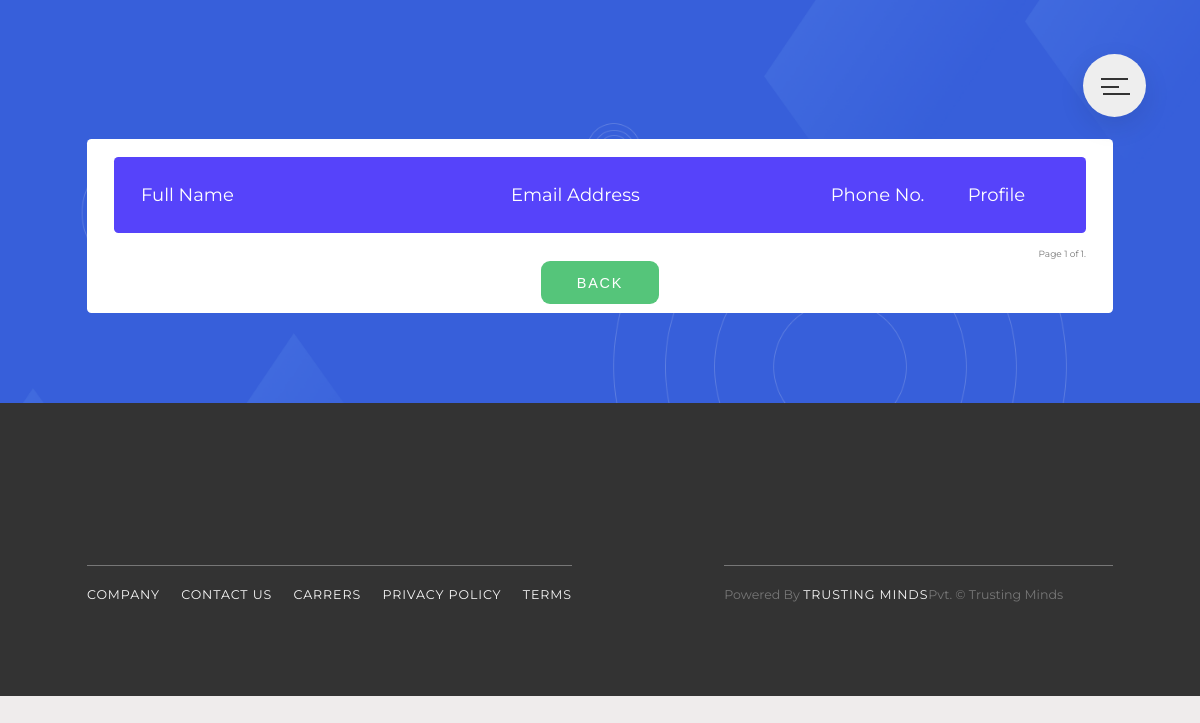
The app's page /all-patient (signed in), older data.
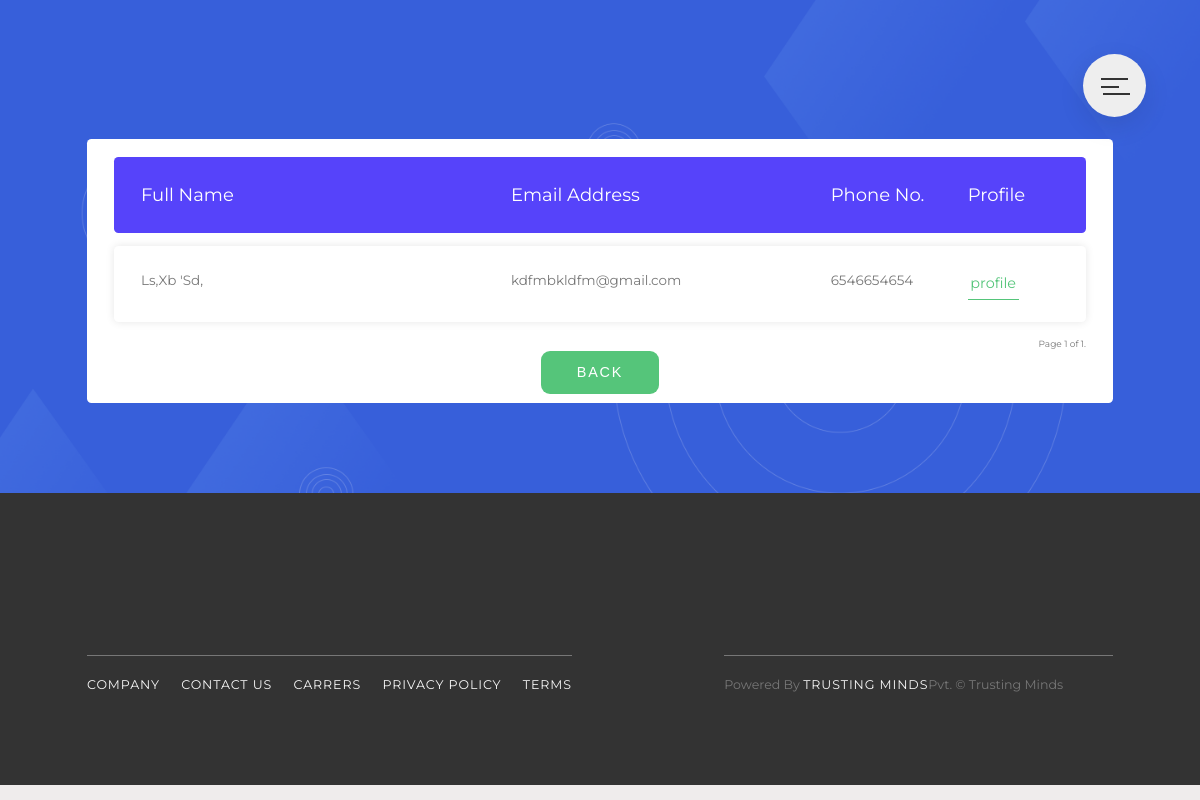
The same page, newer data.
### patient/models.py (models this page shows, shortened)
class Patient(models.Model):
    first_name = models.CharField(max_length=55, blank=False, null=False)
    last_name = models.CharField(max_length=55, blank=False, null=False)
    email = models.EmailField(max_length=255, blank=False, null=False, unique=True)
    address = models.TextField(max_length=255, blank=True, null=True)
    postal_zip = models.IntegerField(max_length=255, blank=True, null=True)
    city = models.CharField(max_length=255, blank=True, null=True)
    country = models.CharField(max_length=255, blank=True, null=True)
    phone_number = models.IntegerField(max_length=17, blank=True, null=True) # mobile
    alternate_number = models.IntegerField(max_length=17, blank=True, null=True) # alternate

### patient/views.py (the view)
# urls.py: path('all-patient', PatientListView.as_view(), name='patient-list-view'),
class PatientListView(LoginRequiredMixin, ListView):
    model = Patient
    template_name = 'patient/patient_list_view.html'
    paginate_by = 5
    context_object_name = 'patient_list'

### patient/templates/patient/patient_list_view.html (shortened to what this page needs)
{%  extends 'patient/base2.html' %}
{% load static %}
{% load widget_tweaks %}
{% block content %}
<section class="section-form__apt">
      <div class="section-form-heading__apt GB">
        <h1 class="heading-secondary u-margin-top-big u-margin-bottom-small">
        </h1>
      </div>
      <div class="container__apt u-margin-bottom-big GB">
        <ul class="responsive-table__apt GB">
          <li class="table-header__apt GB">
            <div class="col__apt col-1__apt GB">Full Name</div>
            <div class="col__apt col-2__apt GB">Email Address</div>
            <div class="col__apt col-3__apt GB">Phone No.</div>
            <div class="col__apt col-4__apt GB">Profile</div>
          </li>
         {% for patient in patient_list %}
          <li class="table-row__apt GB">
            <div class="col__apt col-1__apt GB" data-label="Name">
              {{patient.first_name}} {{patient.last_name}}
            </div>
            <div class="col__apt col-2__apt comp1 GB" data-label="Email">
              {{patient.email}}
            </div>
            <div class="col col-3__apt GB" data-label="Date1">{{patient.phone_number}}</div>
            <div class="col__apt col-4__apt GB" data-label="Profile">
              <a class="btn-text" href="{% url "patient-profile" patient.id %}">profile</a>
            </div>
          </li>
          {% endfor %}
          <div class="pagination" style="display : grid; text-align : right;">
          <span class="step-links" class="form__group">
            <span  class="form__group">Page {{ page_obj.number }} of {{ page_obj.paginator.num_pages }}.</span>
          </span>
          </div>
          <center><button class="btn btn--green" onclick = "window.location.href='{% url 'patient-home' %}'">
            BACK
          </button></center>
        </ul>
      </div>
      <div>
        <h3>&nbsp;</h3>
      </div>
    </section>
{% endblock %}

### patient/templates/patient/base2.html (shortened to what this page needs)
{% load static %}
<!DOCTYPE html>
<html lang="en">
  <head>
    <link
      rel="stylesheet"
      href="https://cdnjs.cloudflare.com/ajax/libs/font-awesome/4.7.0/css/font-awesome.min.css"
    />
    <link rel="stylesheet" href="{% static 'patient/css/icon-font.css' %}" />
    <link rel="stylesheet" href="{% static 'patient/css/style.css' %}" />
  </head>
  <body>
    <div class="navigation GB">
      <label for="navi-toggle" class="navigation__button GB">
        <span class="navigation__icon">&nbsp;</span>
      </label>
    </div>
		{% block content %}
		{% endblock content %}
    <footer class="footer">
      <div class="row GB">
        <div class="col-1-of-2 GB">
          <div class="footer__navigation">
            <ul class="footer__list">
              <li class="footer__item">
                <a href="#" class="footer__link">Company</a>
              </li>
              <li class="footer__item">
                <a href="#" class="footer__link">Contact Us</a>
              </li>
              <li class="footer__item">
                <a href="#" class="footer__link">Carrers</a>
              </li>
              <li class="footer__item">
                <a href="#" class="footer__link">Privacy Policy</a>
              </li>
              <li class="footer__item">
                <a href="#" class="footer__link">Terms</a>
              </li>
            </ul>
          </div>
        </div>
        <div class="col-1-of-2 GB">
          <p class="footer__copyright">
            Powered By <a href="#" class="footer__link">Trusting Minds</a>Pvt.
            &copy; Trusting Minds
          </p>
        </div>
      </div>
    </footer>
  </body>
</html>

### patient/static/patient/css/style.css (style rules this page uses)
*, *::after, *::before { margin: 0; padding: 0; box-sizing: inherit; }
html { font-size: 62.5%; }
@media only screen and (max-width: 75em) { html { font-size: 56.25%; } }
body { box-sizing: border-box; }
body { font-family: "Montserrat", sans-serif; font-weight: 400; line-height: 1.7; color: #777; background-color: #eeebebef; }
.heading-secondary { font-size: 3.5rem; font-weight: 700; text-transform: uppercase; letter-spacing: 0.2rem; word-spacing: 0.5rem; display: inline-block; background-image: linear-gradient(to right, #7ed56f, #28b485); -webkit-background-clip: text; background-clip: text; color: transparent; transition: all 0.5s; }
.u-margin-bottom-small { margin-bottom: 1.5rem !important; }
.u-margin-bottom-big { margin-bottom: 8rem !important; }
.u-margin-top-big { margin-top: 8rem !important; }
.row { max-width: 114rem; margin: 0 auto; }
.row::after { content: ""; display: table; clear: both; }
.row [class^="col-"] { float: left; }
.row [class^="col-"]:not(:last-child) { margin-right: 6rem; }
.row .col-1-of-2 { width: calc((100% - 6rem) / 2); }
.navigation__button { background-color: #eee; height: 7rem; width: 7rem; border-radius: 50%; position: fixed; top: 6rem; right: 6rem; z-index: 2000; box-shadow: 0 1rem 3rem rgba(0, 0, 0, 0.1); cursor: pointer; }
.navigation__icon { position: relative; margin-top: 3.5rem; margin-left: 2rem; width: 2rem; height: 2px; background-color: #333; display: inline-block; }
.navigation__icon::before, .navigation__icon::after { height: 2px; width: 3rem; background-color: #333; display: inline-block; }
.navigation__icon::before, .navigation__icon::after { content: ""; position: absolute; top: 0; transition: all 0.2s; }
.navigation__icon::before { top: -0.8rem; }
.navigation__icon::after { top: 0.8rem; }
.footer { background-color: #333; padding: 10rem 0; font-size: 1.4rem; }
.footer__navigation { border-top: 1px solid #777; padding-top: 2rem; display: inline-block; }
.footer__list { list-style: none; }
.footer__item { display: inline-block; }
.footer__item:not(:last-child) { margin-right: 2rem; }
.footer__link:link, .footer__link:visited { color: #f7f7f7; text-decoration: none; text-transform: uppercase; display: inline-block; letter-spacing: 0.1rem; transition: all 0.2s; }
.footer__copyright { border-top: 1px solid #777; padding-top: 2rem; width: 80%; float: right; }
.btn, .btn:link, .btn:visited { text-decoration: none; text-transform: uppercase; font-size: 1.6rem; letter-spacing: 0.2rem; word-spacing: 0.1rem; padding: 1.5rem 4rem; border-radius: 1rem; transition: all 0.2s; position: relative; border: none; cursor: pointer; }
.btn--green { background-color: #55c57a; color: #fff; display: inline-block; }
.btn-text:link, .btn-text:visited { font-size: 1.6rem; color: #55c57a; display: inline-block; text-decoration: none; border-bottom: 0.1rem solid #55c57a; padding: 0.3rem; transition: all 0.3s; }
.section-form__apt { background-image: url(../img/3.png); background-size: cover; background-position: top; }
.container__apt { max-width: 114rem; margin-left: auto; margin-right: auto; padding: 1rem 3rem; background-color: #fff; border-radius: 0.5rem; }
.responsive-table__apt li { margin-top: 1rem; border-radius: 0.5rem; padding: 2.5rem 3rem; display: flex; margin-bottom: 1.5rem; }
.responsive-table__apt .table-header__apt { background-color: #5643fa; color: #fff; font-size: 2rem; font-weight: 400; }
.responsive-table__apt .table-row__apt { background-color: #ffffff; box-shadow: 0px 0px 9px 0px rgba(0, 0, 0, 0.1); font-size: 1.5rem; font-weight: 400; transition: all 0.2s; cursor: pointer; justify-content: space-evenly; }
.responsive-table__apt .col-1__apt { flex-basis: 40%; }
.responsive-table__apt .col-2__apt { flex-basis: 35%; margin-left: 0.5rem; }
.responsive-table__apt .col-3__apt { flex-basis: 15%; }
.responsive-table__apt .col-4__apt { flex-basis: 10%; }
.responsive-table__apt .comp1 { border-radius: 0.5rem; }

Row changes from the older to the newer data that the page shows:
added Patient: first_name "Ls,Xb", last_name "'Sd,", email "kdfmbkldfm@gmail.com", phone_number "6546654654"
